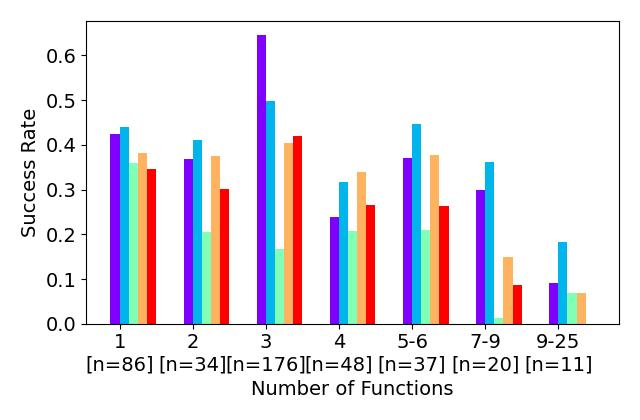

Write Python code to recreate this figure.
import pandas, numpy as np
import matplotlib
matplotlib.use('TkAgg')
import matplotlib.pyplot as plt
from matplotlib.pyplot import cm
from analysis.config import feedback_strats, llms, projects, bm_data, data
plt.rcParams["figure.figsize"] = [6.4,4.2]
s = 14
font = {'size' : s}
matplotlib.rc('font', **font)
matplotlib.rc('xtick', labelsize=s)
matplotlib.rc('ytick', labelsize=s)
# plt.xticks(rotation=45)

# bm_data = bm_data[((bm_data["func_log"] != 26) & (bm_data["func_log"] != 27)) | (bm_data["project"] != "ach")]
# data = data[((data["func_loc"] != 26) & (data["func_loc"] != 27 )) | (data["project"] != "ach")]

lower, upper = data["num_funcs"].min(), data["num_funcs"].max()
num_bins = 7
n = 7
r = np.arange(n)
width = 0.25
width = width / 2


# bins = [(1,2),(3, 4),(5, 6),(7, 9),(10,13),(14,18),(18,upper)]
bins = [(1,1),(2, 2),(3, 3),(4, 4),(5,6),(7,9),(9,upper)]
num_benches_in_bin = []
for bin in bins:
    num_benches_in_bin.append(
        len(bm_data[(bin[0] <= bm_data["funcs"]) & (bm_data["funcs"] <= bin[1])])
    )

data_filter = data["feedback_strategy"].isin(feedback_strats) & data["project"].isin(projects)

res = {}
for llm in llms:
    llm_res = data[data_filter & (data["llm"] == llm)]
    res[llm] = []
    for bin in bins:
        llm_res_in_bin = llm_res[(bin[0] <= llm_res["num_funcs"]) & (llm_res["num_funcs"] <= bin[1])]
        assert len(llm_res_in_bin) != 0
        success = llm_res_in_bin[llm_res_in_bin["final_status"] == "Success"]
        res[llm].append(len(success)/len(llm_res_in_bin))

color = iter(cm.rainbow(np.linspace(0, 1, len(llms))))
for idx, llm in enumerate(llms):
    #     print(idx)
    #     print(model)
    data = [data if data is not None else 0 for data in res[llm]]
    #     print(f"{model}: \n" + str(data))
    plt.bar(r + width * idx, data, color=next(color), width=width, label=llm)

plt.xlabel("Number of Functions")
plt.ylabel("Success Rate")
# plt.title("Success Rate for Number of Functions")

# plt.grid(linestyle='--')
plt.xticks(r + width / 2, [f"{b[0]}-{b[1]}\n[n={tot}]" if b[0] != b[1] else f"{b[0]}\n[n={tot}]" for (b, tot) in zip(bins, num_benches_in_bin)])
# plt.legend()

plt.tight_layout()
plt.savefig("func_analysis.jpeg")
# plt.show()
